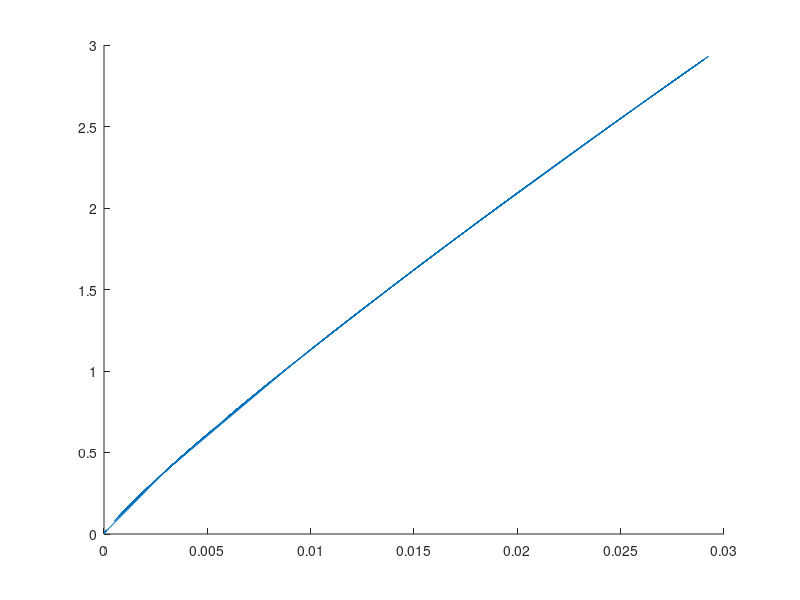

This figure's MATLAB source:
% This script is for the IR Sensor calibration.
% In order to scale the raw sensor reading to volts, divide the raw
% sensor reading by 200.
% Conversion is being done in MATLAB to conserve Arduino space.s

data = load('irSensor_calibration.csv');
sensor_out = data(:,1);
[length, columns] = size(sensor_out);
time = linspace(1,length,length);

clipped_out = sensor_out(600:2500);
[clipped_length, columns] = size(clipped_out);
clipped_time = linspace(1,clipped_length,clipped_length);

scaled_clipped = clipped_out/200;

v_th = 38.957*clipped_time.^(-0.887);

% figure(1);
% clf;
% hold on;
% % plot(time, sensor_out/200, 'r');
% % plot(clipped_time, clipped_out);
% plot(clipped_time, scaled_clipped, 'r');
% % plot(clipped_time, v_th);
% title('fake time/distance vs voltage');

dist = (38.957/scaled_clipped).^(1000/887);

figure(2);
clf;
hold on;
plot (dist, scaled_clipped);